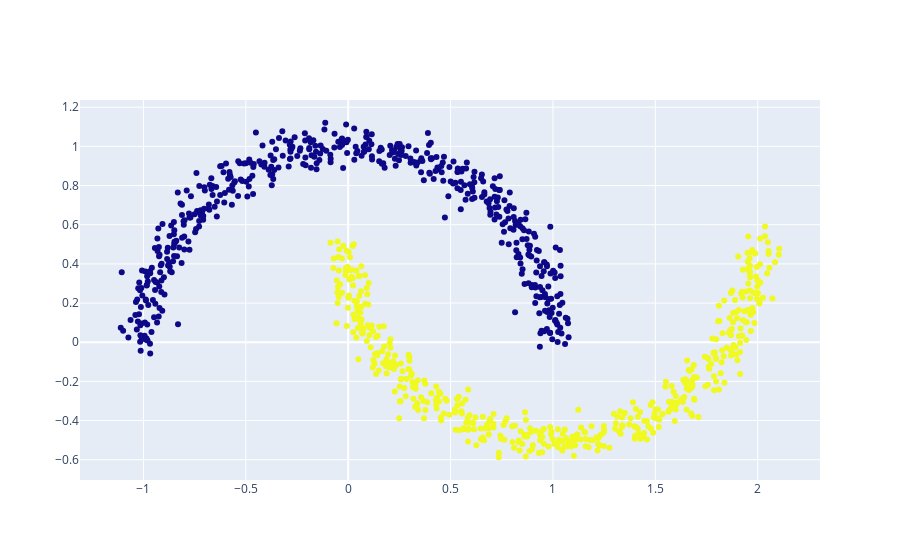

Notebook code for this chart:
### Code cell
fig = go.Figure()
fig.add_scatter(x = X[:, 0],
                y = X[:, 1],
                mode = 'markers',
                marker_color = y)

### Figure 1 — Plotly figure (JSON) as saved in the notebook; plotly's stock layout.template omitted (floating-point values rounded to 4 significant figures; data arrays with more than 128 entries replaced by an {"elided": "..."} marker saying what was removed)
{"data": [{"marker": {"color": {"elided": "1000 int values"}}, "mode": "markers", "type": "scatter", "x": {"elided": "1000 float values"}, "y": {"elided": "1000 float values"}}], "layout": {}}
